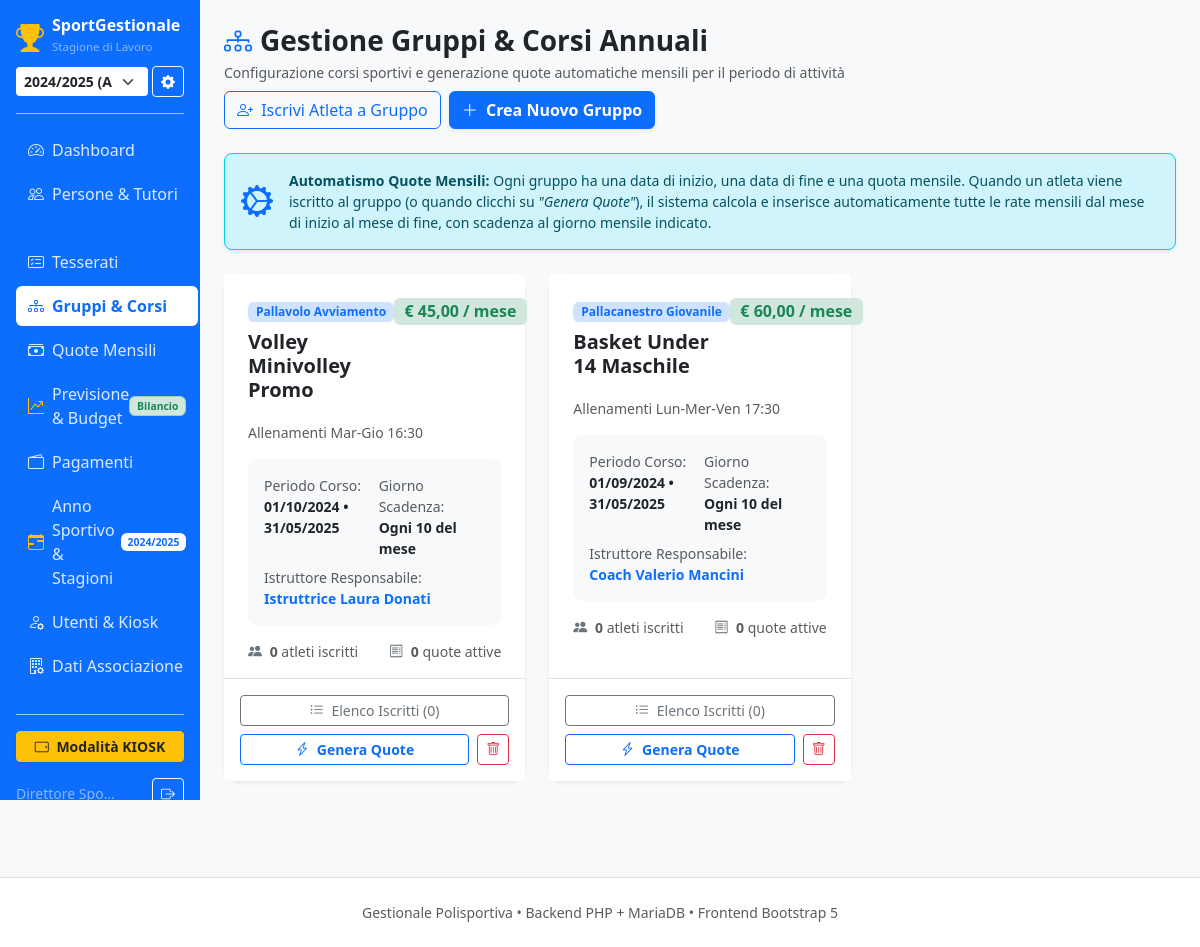
The app's page /index.php?page=gruppi (signed in) with its own data.
### tables this page shows
CREATE TABLE IF NOT EXISTS `anno` (
  `id` INT AUTO_INCREMENT PRIMARY KEY,
  `anno` VARCHAR(20) NOT NULL COMMENT 'es. 2024/2025',
  `data_inizio` DATE NOT NULL,
  `data_fine` DATE NOT NULL,
  `attivo` TINYINT(1) NOT NULL DEFAULT 0 COMMENT '1 se anno corrente',
  `created_at` TIMESTAMP DEFAULT CURRENT_TIMESTAMP
);

CREATE TABLE IF NOT EXISTS `gruppi` (
  `id` INT AUTO_INCREMENT PRIMARY KEY,
  `anno_id` INT NOT NULL,
  `nome_gruppo` VARCHAR(100) NOT NULL,
  `descrizione` TEXT NULL,
  `categoria` VARCHAR(80) NULL,
  `quota_mensile` DECIMAL(10,2) NOT NULL DEFAULT 0.00,
  `giorno_scadenza_mensile` TINYINT NOT NULL DEFAULT 10 COMMENT 'Giorno del mese (es. 10)',
  `data_inizio` DATE NOT NULL COMMENT 'Inizio corso/gruppo',
  `data_fine` DATE NOT NULL COMMENT 'Fine corso/gruppo',
  `istruttore` VARCHAR(100) NULL,
  `created_at` TIMESTAMP DEFAULT CURRENT_TIMESTAMP,
  CONSTRAINT `fk_gruppi_anno` FOREIGN KEY (`anno_id`) REFERENCES `anno` (`id`) ON DELETE RESTRICT
);

### private/pages/gruppi.php (the view, shortened to what the rows shown need)
<?php
require_once (defined('PATH_INCLUDES') ? PATH_INCLUDES : __DIR__ . '/../includes') . '/header.php';
$db = getDbConnection();
$stmt = $db->prepare("
    SELECT g.*, a.anno,
           (SELECT COUNT(*) FROM gruppi_tesserati gt WHERE gt.gruppo_id = g.id) AS num_iscritti,
           (SELECT COUNT(*) FROM quote q WHERE q.gruppo_id = g.id AND q.stato != 'annullata') AS num_quote
    FROM gruppi g
    INNER JOIN anno a ON g.anno_id = a.id
    ORDER BY g.id DESC
");
$stmt->execute();
$gruppi = $stmt->fetchAll();
$iscrittiPerGruppo = [];
?>
<div class="d-flex justify-content-between align-items-center mb-4 flex-wrap gap-2">
    <div>
        <h2 class="h3 fw-bold mb-1 d-flex align-items-center">
            <i class="bi bi-diagram-3 text-primary me-2"></i> Gestione Gruppi & Corsi Annuali
        </h2>
    </div>
</div>
<?php if (empty($gruppi)): ?>
    <div class="card border-0 shadow-sm rounded-4 p-5 text-center text-muted">
        <i class="bi bi-diagram-3 fs-1 mb-3 text-secondary"></i>
        <h5>Nessun gruppo o corso configurato</h5>
        <p class="small mb-3">Crea il tuo primo gruppo sportivo per organizzare atleti, rate mensili e istruttori.</p>
        <div>
            <button class="btn btn-primary" data-bs-toggle="modal" data-bs-target="#modalNuovoGruppo">
                <i class="bi bi-plus-lg me-1"></i> Crea Nuovo Gruppo
            </button>
        </div>
    </div>
<?php else: ?>
    <div class="row g-4 mb-4">
        <?php foreach ($gruppi as $g): ?>
            <?php
                $iscrittiGruppo = $iscrittiPerGruppo[$g['id']] ?? [];
                $numIscritti = count($iscrittiGruppo);
            ?>
            <div class="col-12 col-md-6 col-xl-4">
                <div class="card border-0 shadow-sm rounded-4 h-100 bg-white d-flex flex-column">
                    <div class="card-header bg-white border-0 pt-4 px-4 pb-0 d-flex justify-content-between align-items-start">
                        <div>
                            <span class="badge bg-primary-subtle text-primary mb-2 px-2 py-1">
                                <?= htmlspecialchars($g['categoria'] ?: 'Corso Sportivo') ?>
                            </span>
                            <h5 class="fw-bold text-dark mb-1"><?= htmlspecialchars($g['nome_gruppo']) ?></h5>
                        </div>
                        <div class="text-end">
                            <span class="badge bg-success-subtle text-success fs-6 fw-bold">
                                € <?= number_format($g['quota_mensile'], 2, ',', '.') ?> / mese
                            </span>
                        </div>
                    </div>
                    <div class="card-body px-4 py-3 flex-grow-1">
                        <p class="text-muted small mb-3"><?= htmlspecialchars($g['descrizione'] ?: 'Nessuna descrizione specificata.') ?></p>
                        <div class="bg-light p-3 rounded-3 small mb-3">
                            <div class="row g-2">
                                <div class="col-6">
                                    <span class="text-muted d-block">Periodo Corso:</span>
                                    <strong><?= date('d/m/Y', strtotime($g['data_inizio'])) ?> &bull; <?= date('d/m/Y', strtotime($g['data_fine'])) ?></strong>
                                </div>
                                <div class="col-6">
                                    <span class="text-muted d-block">Giorno Scadenza:</span>
                                    <strong>Ogni <?= (int)$g['giorno_scadenza_mensile'] ?> del mese</strong>
                                </div>
                                <div class="col-12">
                                    <span class="text-muted d-block">Istruttore Responsabile:</span>
                                    <strong class="text-primary"><?= htmlspecialchars($g['istruttore'] ?: 'Non assegnato') ?></strong>
                                </div>
                            </div>
                        </div>
                        <div class="d-flex justify-content-between align-items-center small text-muted">
                            <span>
                                <i class="bi bi-people-fill me-1 text-secondary"></i>
                                <strong><?= $numIscritti ?></strong> atleti iscritti
                            </span>
                            <span>
                                <i class="bi bi-receipt me-1 text-secondary"></i>
                                <strong><?= (int)$g['num_quote'] ?></strong> quote attive
                            </span>
                        </div>
                    </div>
                    <div class="card-footer bg-white border-top p-3 d-flex flex-wrap gap-2">
                        <button
                            type="button"
                            class="btn btn-outline-secondary btn-sm flex-fill"
                            data-bs-toggle="modal"
                            data-bs-target="#modalIscritti_<?= $g['id'] ?>"
                        >
                            <i class="bi bi-list-ul me-1"></i> Elenco Iscritti (<?= $numIscritti ?>)
                        </button>
                        <a
                            href="index.php?action=genera_quote&gruppo_id=<?= $g['id'] ?>&redirect=gruppi"
                            class="btn btn-outline-primary btn-sm flex-fill fw-bold"
                            title="Calcola e inserisce automaticamente le quote mensili per tutti gli iscritti"
                            onclick="return confirm('Generare/sincronizzare tutte le rate mensili per gli iscritti di questo gruppo?');"
                        >
                            <i class="bi bi-lightning-charge me-1"></i> Genera Quote
                        </a>
                        <form method="POST" action="index.php?action=elimina_gruppo" class="d-inline" onsubmit="return confirm('Sei sicuro di voler eliminare il gruppo <?= htmlspecialchars(addslashes($g['nome_gruppo'])) ?>? Verranno rimosse le iscrizioni associate.');">
                            <button type="submit" class="btn btn-outline-danger btn-sm px-2" title="Elimina Gruppo">
                                <i class="bi bi-trash"></i>
                            </button>
                        </form>
                    </div>
                </div>
            </div>
        <?php endforeach; ?>
    </div>
<?php endif; ?>
<?php require_once (defined('PATH_INCLUDES') ? PATH_INCLUDES : __DIR__ . '/../includes') . '/footer.php'; ?>

### private/includes/header.php (shortened to what the rows shown need)
<?php
$headerDb = function_exists('getDbConnection') ? getDbConnection() : null;
$annoAttivo = null;
if ($headerDb) {
    try {
        $annoAttivo = $headerDb->query("SELECT * FROM anno WHERE attivo = 1 LIMIT 1")->fetch();
    } catch (Exception $e) {}
}
?>
<!DOCTYPE html>
<html lang="it">
<head>
    <link href="assets/css/bootstrap.min.css" rel="stylesheet">
    <link rel="stylesheet" href="assets/css/bootstrap-icons.min.css">
</head>
<body>
<div class="container-fluid">
    <div class="row">
        <nav class="col-md-3 col-lg-2 d-none d-md-flex flex-column sidebar p-3 sticky-top" style="height: 100vh; overflow-y: auto;">
            <ul class="nav flex-column mb-auto">
                <li class="nav-item">
                    <a class="nav-link <?= ($page==='anni'?'active':'') ?>" href="index.php?page=anni">
                        <i class="bi bi-calendar-range me-2 text-warning"></i> Anno Sportivo & Stagioni
                        <span class="badge bg-white text-primary ms-auto" style="font-size: 0.65rem;"><?= htmlspecialchars($annoAttivo['anno']) ?></span>
                    </a>
                </li>
            </ul>
        </nav>
        <main class="col-md-9 col-lg-10 ms-sm-auto px-md-4 py-4">

### records on screen
anno: anno "2024/2025"
gruppi: categoria "Pallavolo Avviamento", nome_gruppo "Volley Minivolley Promo", quota_mensile "45,00", descrizione "Allenamenti Mar-Gio 16:30", data_inizio "01/10/2024", data_fine "31/05/2025", giorno_scadenza_mensile "10", istruttore "Istruttrice Laura Donati", id "0", num_quote "0"
gruppi: categoria "Pallacanestro Giovanile", nome_gruppo "Basket Under 14 Maschile", quota_mensile "60,00", descrizione "Allenamenti Lun-Mer-Ven 17:30", data_inizio "01/09/2024", data_fine "31/05/2025", giorno_scadenza_mensile "10", istruttore "Coach Valerio Mancini", id "0", num_quote "0"

### other values on screen
$user['nome'] "Direttore Spo…"
form field value "2024/2025 (Attivo)"
